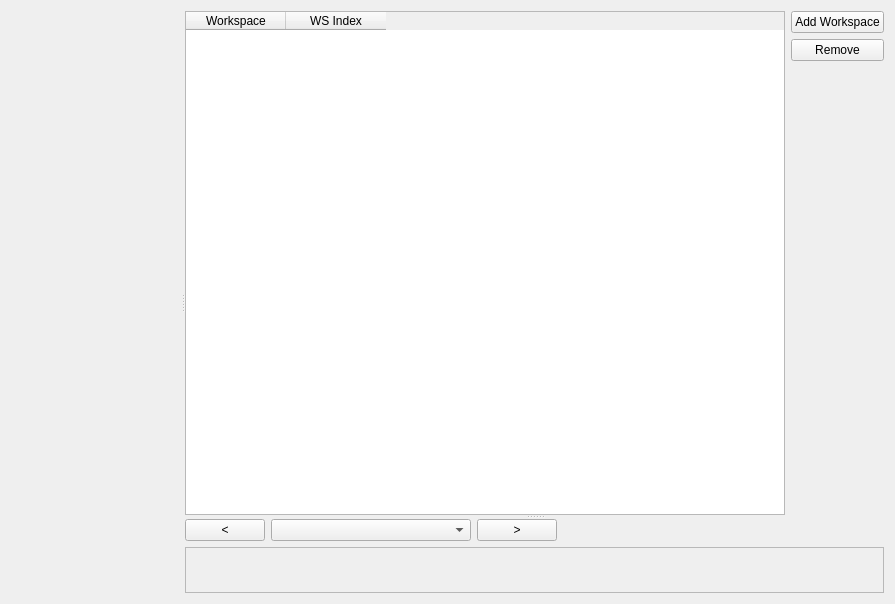
<?xml version="1.0" encoding="UTF-8"?>
<ui version="4.0">
 <class>MultiDatasetFit</class>
 <widget class="QWidget" name="MultiDatasetFit">
  <property name="geometry">
   <rect>
    <x>0</x>
    <y>0</y>
    <width>895</width>
    <height>604</height>
   </rect>
  </property>
  <property name="windowTitle">
   <string>Multi-dataset fitting</string>
  </property>
  <layout class="QVBoxLayout" name="verticalLayout_3">
   <item>
    <widget class="QSplitter" name="hSplitter">
     <property name="orientation">
      <enum>Qt::Horizontal</enum>
     </property>
     <widget class="MantidQt::MantidWidgets::FunctionBrowser" name="functionBrowser" native="true"/>
     <widget class="QSplitter" name="vSplitter">
      <property name="orientation">
       <enum>Qt::Vertical</enum>
      </property>
      <widget class="QWidget" name="">
       <layout class="QHBoxLayout" name="horizontalLayout_2">
        <item>
         <widget class="QTableWidget" name="dataTable">
          <column>
           <property name="text">
            <string>Workspace</string>
           </property>
          </column>
          <column>
           <property name="text">
            <string>WS Index</string>
           </property>
          </column>
         </widget>
        </item>
        <item>
         <layout class="QVBoxLayout" name="verticalLayout_2">
          <item>
           <widget class="QPushButton" name="btnAddWorkspace">
            <property name="text">
             <string>Add Workspace</string>
            </property>
           </widget>
          </item>
          <item>
           <widget class="QPushButton" name="btnRemove">
            <property name="text">
             <string>Remove</string>
            </property>
           </widget>
          </item>
          <item>
           <spacer name="verticalSpacer">
            <property name="orientation">
             <enum>Qt::Vertical</enum>
            </property>
            <property name="sizeHint" stdset="0">
             <size>
              <width>20</width>
              <height>40</height>
             </size>
            </property>
           </spacer>
          </item>
         </layout>
        </item>
       </layout>
      </widget>
      <widget class="QWidget" name="verticalLayoutWidget">
       <layout class="QVBoxLayout" name="verticalLayout">
        <item>
         <layout class="QHBoxLayout" name="horizontalLayout">
          <item>
           <widget class="QPushButton" name="btnPrev">
            <property name="text">
             <string>&lt;</string>
            </property>
           </widget>
          </item>
          <item>
           <widget class="QComboBox" name="cbPlotSelector">
            <property name="sizePolicy">
             <sizepolicy hsizetype="Minimum" vsizetype="Fixed">
              <horstretch>0</horstretch>
              <verstretch>0</verstretch>
             </sizepolicy>
            </property>
            <property name="minimumSize">
             <size>
              <width>200</width>
              <height>0</height>
             </size>
            </property>
           </widget>
          </item>
          <item>
           <widget class="QPushButton" name="btnNext">
            <property name="sizePolicy">
             <sizepolicy hsizetype="Minimum" vsizetype="Fixed">
              <horstretch>0</horstretch>
              <verstretch>0</verstretch>
             </sizepolicy>
            </property>
            <property name="minimumSize">
             <size>
              <width>0</width>
              <height>0</height>
             </size>
            </property>
            <property name="text">
             <string>&gt;</string>
            </property>
           </widget>
          </item>
          <item>
           <spacer name="horizontalSpacer">
            <property name="orientation">
             <enum>Qt::Horizontal</enum>
            </property>
            <property name="sizeHint" stdset="0">
             <size>
              <width>40</width>
              <height>20</height>
             </size>
            </property>
           </spacer>
          </item>
         </layout>
        </item>
        <item>
         <widget class="QwtPlot" name="plot">
          <property name="frameShape">
           <enum>QFrame::StyledPanel</enum>
          </property>
          <property name="frameShadow">
           <enum>QFrame::Raised</enum>
          </property>
         </widget>
        </item>
       </layout>
      </widget>
     </widget>
    </widget>
   </item>
  </layout>
 </widget>
 <customwidgets>
  <customwidget>
   <class>MantidQt::MantidWidgets::FunctionBrowser</class>
   <extends>QWidget</extends>
   <header>MantidQtMantidWidgets/FunctionBrowser.h</header>
   <container>1</container>
  </customwidget>
  <customwidget>
   <class>QwtPlot</class>
   <extends>QFrame</extends>
   <header location="global">qwt_plot.h</header>
   <container>1</container>
  </customwidget>
 </customwidgets>
 <resources/>
 <connections/>
</ui>
